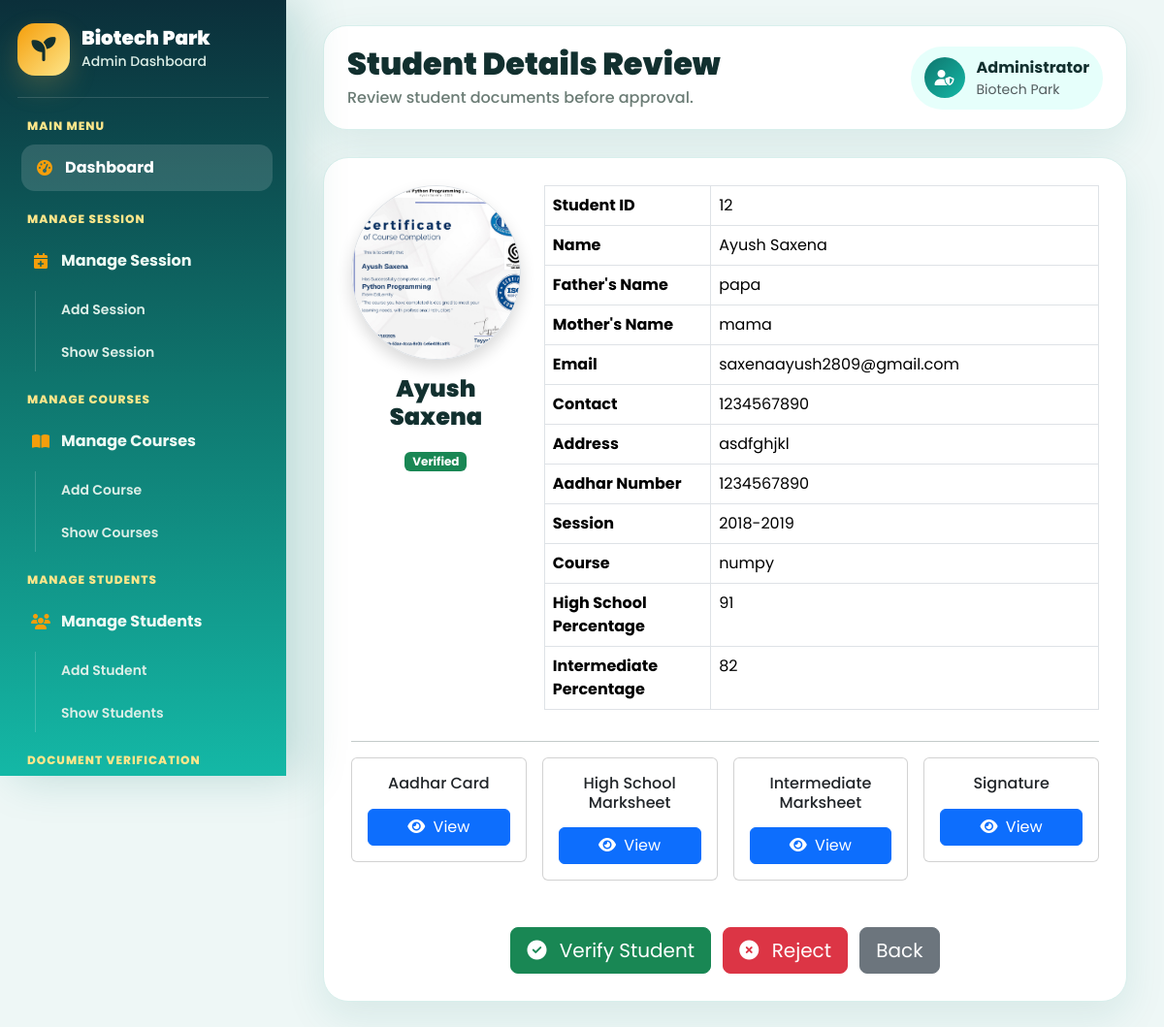
The app's page /details_review/saxenaayush2809@gmail.com/ (signed in) with its own data.
### myapp/models.py (models this page shows, shortened)
class tbll_student(models.Model):
    sid=models.IntegerField(primary_key=True,auto_created=True)
    name=models.CharField(max_length=225)
    emailaddress=models.EmailField(max_length=225)
    password=models.CharField(max_length=16)
    contact_no=models.IntegerField()
    gender=models.CharField(max_length=2)
    dob=models.CharField(max_length=15)
    f_name=models.CharField(max_length=225,null=True)
    m_name=models.CharField(max_length=225,null=True)
    address=models.CharField(max_length=500,null=True)
    aadhar_no=models.IntegerField(max_length=15,null=True)
    aadhar_pic=models.FileField(upload_to='student_documents',null=True)
    session=models.CharField(max_length=50,null=True)
    course=models.CharField(max_length=500,null=True)
    course_duration=models.CharField(max_length=50,null=True)
    hs_percentage=models.CharField(max_length=20)
    hs_marksheet=models.FileField(upload_to='student_documents',null=True)
    inter_percentage=models.CharField(max_length=20,null=True)
    inter_marksheet=models.FileField(upload_to='student_documents',null=True)
    profile_pic=models.FileField(upload_to='student_documents',null=True)
    sign=models.FileField(upload_to='student_documents',null=True)
    fees=models.IntegerField(null=True)
    fees_status=models.CharField(max_length=20,default="Unpaid")
    payment_id=models.CharField(max_length=100,null=True,blank=True)
    payment_date=models.DateTimeField(null=True,blank=True)
    application_status = models.CharField(max_length=20,default="Pending")

### myapp/views.py (the view)
# urls.py: path('details_review/<str:emailaddress>/', details_review, name='details_review'),
@cache_control(no_cache=True, must_revalidate=True, no_store=True)
def details_review(request, emailaddress):
    if 'adminid' not in request.session:
        return redirect('adminlogin1')
    data = tbll_student.objects.get(emailaddress=emailaddress)
    return render(request, 'admin/details_review.html', {'data': data})

### myapp/templates/admin/details_review.html
{% extends 'admin/adminlayout.html' %}
{% load static %}
{% block admin %}
<main class="main-content">
    <div class="topbar">
        <div>
            <h2>Student Details Review</h2>
            <p>Review student documents before approval.</p>
        </div>
        <div class="admin-profile">
            <div class="admin-profile-icon">
                <i class="fa-solid fa-user-shield"></i>
            </div>
            <div>
                <strong>Administrator</strong>
                <small class="d-block text-muted">Biotech Park</small>
            </div>
        </div>
    </div>
    <div class="dashboard-panel">
        <div class="row">
            <div class="col-lg-3 text-center mb-4">
                {% if data.profile_pic %}
                <img src="{{ data.profile_pic.url }}" class="img-fluid rounded-circle border shadow"
                    style="width:180px;height:180px;object-fit:cover;">
                {% else %}
                <img src="{% static 'images/user.png' %}" class="img-fluid rounded-circle border shadow"
                    style="width:180px;height:180px;">
                {% endif %}
                <h4 class="mt-3">{{ data.name }}</h4>
                {% if data.application_status == "Verified" %}
                <span class="badge bg-success">Verified</span>
                {% elif data.application_status == "Rejected" %}
                <span class="badge bg-danger">Rejected</span>
                {% elif data.application_status == "DV" %}
                <span class="badge bg-warning text-dark">
                    Pending Verification
                </span>
                {% else %}
                <span class="badge bg-secondary">
                    Basic Pending
                </span>
                {% endif %}
            </div>
            <div class="col-lg-9">
                <table class="table table-bordered">
                    <tr>
                        <th width="30%">Student ID</th>
                        <td>{{ data.sid }}</td>
                    </tr>
                    <tr>
                        <th>Name</th>
                        <td>{{ data.name }}</td>
                    </tr>
                    <tr>
                        <th>Father's Name</th>
                        <td>{{ data.f_name }}</td>
                    </tr>
                    <tr>
                        <th>Mother's Name</th>
                        <td>{{ data.m_name }}</td>
                    </tr>
                    <tr>
                        <th>Email</th>
                        <td>{{ data.emailaddress }}</td>
                    </tr>
                    <tr>
                        <th>Contact</th>
                        <td>{{ data.contact_no }}</td>
                    </tr>
                    <tr>
                        <th>Address</th>
                        <td>{{ data.address }}</td>
                    </tr>
                    <tr>
                        <th>Aadhar Number</th>
                        <td>{{ data.aadhar_no }}</td>
                    </tr>
                    <tr>
                        <th>Session</th>
                        <td>{{ data.session }}</td>
                    </tr>
                    <tr>
                        <th>Course</th>
                        <td>{{ data.course }}</td>
                    </tr>
                    <tr>
                        <th>High School Percentage</th>
                        <td>{{ data.hs_percentage }}</td>
                    </tr>
                    <tr>
                        <th>Intermediate Percentage</th>
                        <td>{{ data.inter_percentage }}</td>
                    </tr>
                </table>
            </div>
        </div>
        <hr>
        <div class="row g-3">
            <div class="col-md-3">
                <div class="card text-center p-3">
                    <h6>Aadhar Card</h6>
                    {% if data.aadhar_pic %}
                    <a href="{{ data.aadhar_pic.url }}" target="_blank" class="btn btn-primary mt-2">
                        <i class="fa-solid fa-eye me-1"></i> View
                    </a>
                    {% else %}
                    <span class="text-danger">Not Uploaded</span>
                    {% endif %}
                </div>
            </div>
            <div class="col-md-3">
                <div class="card text-center p-3">
                    <h6>High School Marksheet</h6>
                    {% if data.hs_marksheet %}
                    <a href="{{ data.hs_marksheet.url }}" target="_blank" class="btn btn-primary mt-2">
                        <i class="fa-solid fa-eye me-1"></i> View
                    </a>
                    {% else %}
                    <span class="text-danger">Not Uploaded</span>
                    {% endif %}
                </div>
            </div>
            <div class="col-md-3">
                <div class="card text-center p-3">
                    <h6>Intermediate Marksheet</h6>
                    {% if data.inter_marksheet %}
                    <a href="{{ data.inter_marksheet.url }}" target="_blank" class="btn btn-primary mt-2">
                        <i class="fa-solid fa-eye me-1"></i> View
                    </a>
                    {% else %}
                    <span class="text-danger">Not Uploaded</span>
                    {% endif %}
                </div>
            </div>
            <div class="col-md-3">
                <div class="card text-center p-3">
                    <h6>Signature</h6>
                    {% if data.sign %}
                    <a href="{{ data.sign.url }}" target="_blank" class="btn btn-primary mt-2">
                        <i class="fa-solid fa-eye me-1"></i> View
                    </a>
                    {% else %}
                    <span class="text-danger">Not Uploaded</span>
                    {% endif %}
                </div>
            </div>
        </div>
        <div class="text-center mt-5">
            <a href="{% url 'verify' data.emailaddress %}" class="btn btn-success btn-lg me-2">
                <i class="fa-solid fa-circle-check me-2"></i>
                Verify Student
            </a>
            <a href="{% url 'reject_student' data.sid %}" class="btn btn-danger btn-lg me-2">
                <i class="fa-solid fa-circle-xmark me-2"></i>
                Reject
            </a>
            <a href="{% url 'review_student' %}" class="btn btn-secondary btn-lg">
                Back
            </a>
        </div>
    </div>
</main>
{% endblock %}

### myapp/templates/admin/adminlayout.html (shortened to what this page needs)
<!doctype html>
<html lang="en">
<head>
    <link href="https://cdn.jsdelivr.net/npm/bootstrap@5.3.8/dist/css/bootstrap.min.css" rel="stylesheet"
>
    <link rel="stylesheet" href="https://cdnjs.cloudflare.com/ajax/libs/font-awesome/6.7.2/css/all.min.css">
</head>
<body>
    <div class="container-fluid">
        <div class="dashboard-wrapper">
            <aside class="sidebar" id="sidebar">
                <div class="sidebar-brand">
                    <div class="sidebar-logo">
                        <i class="fa-solid fa-seedling"></i>
                    </div>
                    <div>
                        <h5>Biotech Park</h5>
                        <small>Admin Dashboard</small>
                    </div>
                </div>
                <div class="menu-title">Main Menu</div>
                <a href="{% url 'dashboard' %}" class="menu-link active">
                    <i class="fa-solid fa-gauge-high"></i> Dashboard
                </a>
                <div class="menu-title">Manage Session</div>
                <a href="#" class="menu-link">
                    <i class="fa-solid fa-calendar-plus"></i> Manage Session
                </a>
                <div class="submenu">
                    <a href="{% url 'addsession' %}">Add Session</a>
                    <a href="{% url 'showsession' %}">Show Session</a>
                </div>
                <div class="menu-title">Manage Courses</div>
                <a href="#" class="menu-link">
                    <i class="fa-solid fa-book-open"></i> Manage Courses
                </a>
                <div class="submenu">
                    <a href="{% url 'addcourse' %}">Add Course</a>
                    <a href="{% url 'showcourse' %}">Show Courses</a>
                </div>
                <div class="menu-title">Manage Students</div>
                <a href="#" class="menu-link">
                    <i class="fa-solid fa-users"></i> Manage Students
                </a>
                <div class="submenu">
                    <a href="{% url 'addstudent' %}">Add Student</a>
                    <a href="{% url 'showstudent' %}">Show Students</a>
                </div>
                <div class="menu-title">Document Verification</div>
            </aside>
            {% block admin %}
            {% endblock%}
        </div>
    </div>
</body>
</html>

### myapp/templates/admin/adminlayout.html (style rules this page uses)
:root { --green: #0f766e; --green2: #14b8a6; --gold: #f59e0b; --gold2: #fde68a; --light: #eef7f6; --dark: #12302f; }
* { margin: 0; padding: 0; box-sizing: border-box; font-family: "Poppins", sans-serif; }
body { background: var(--light); color: var(--dark); overflow-x: hidden; }
a { text-decoration: none; }
.dashboard-wrapper { display: flex; min-height: 100vh; }
.sidebar { width: 295px; background: linear-gradient(180deg, #0b2f3a, #0f766e, #14b8a6); color: #fff; padding: 24px 18px; height: 100vh; position: fixed; left: 0; top: 0; overflow-y: auto; box-shadow: 15px 0 45px rgba(15, 118, 110, 0.22); z-index: 999; }
.sidebar-brand { display: flex; align-items: center; gap: 12px; padding-bottom: 22px; border-bottom: 1px solid rgba(255, 255, 255, 0.15); margin-bottom: 20px; }
.sidebar-logo { width: 54px; height: 54px; border-radius: 18px; background: linear-gradient(135deg, var(--gold), var(--gold2)); color: #12302f; display: grid; place-items: center; font-size: 25px; box-shadow: 0 12px 28px rgba(214, 168, 79, 0.22); }
.sidebar-brand h5 { margin: 0; font-weight: 900; }
.sidebar-brand small { color: #dceee7; font-weight: 500; }
.menu-title { font-size: 12px; text-transform: uppercase; color: var(--gold2); font-weight: 800; letter-spacing: 1px; margin: 20px 10px 10px; }
.menu-link { display: flex; align-items: center; gap: 11px; color: #eefaf4; padding: 12px 14px; border-radius: 14px; font-weight: 700; margin-bottom: 7px; transition: 0.3s; }
.menu-link:hover, .menu-link.active { background: rgba(255, 255, 255, 0.14); color: #fff; transform: translateX(4px); }
.menu-link i { color: var(--gold); width: 20px; text-align: center; }
.submenu { margin-left: 18px; padding-left: 14px; border-left: 1px solid rgba(255, 255, 255, 0.18); margin-bottom: 10px; }
.submenu a { display: block; color: #dceee7; padding: 9px 12px; border-radius: 12px; font-size: 14px; font-weight: 600; margin-bottom: 5px; }
.main-content { width: calc(100% - 295px); margin-left: 295px; padding: 26px; }
.topbar { background: #fff; border-radius: 24px; padding: 20px 24px; box-shadow: 0 16px 42px rgba(15, 118, 110, 0.1); display: flex; justify-content: space-between; align-items: center; gap: 18px; margin-bottom: 26px; border: 1px solid #d8efec; }
.topbar h2 { font-weight: 900; color: var(--dark); margin: 0; }
.topbar p { margin: 4px 0 0; color: #6b7c75; font-weight: 500; }
.admin-profile { display: flex; align-items: center; gap: 12px; background: #e6fffb; padding: 10px 14px; border-radius: 50px; }
.admin-profile-icon { width: 42px; height: 42px; border-radius: 50%; background: linear-gradient(135deg, var(--green), var(--green2)); color: #fff; display: grid; place-items: center; }
.dashboard-panel { background: #fff; border-radius: 26px; padding: 28px; box-shadow: 0 16px 42px rgba(15, 118, 110, 0.1); border: 1px solid #d8efec; margin-top: 28px; }
.dashboard-panel h4 { font-weight: 900; color: var(--dark); margin-bottom: 18px; }

### records on screen
tbll_student: profile_pic (picture), name "Ayush Saxena", sid "12", f_name "papa", m_name "mama", emailaddress "saxenaayush2809@gmail.com", contact_no "1234567890", address "asdfghjkl", aadhar_no "1234567890", session "2018-2019", course "numpy", hs_percentage "91", inter_percentage "82"
